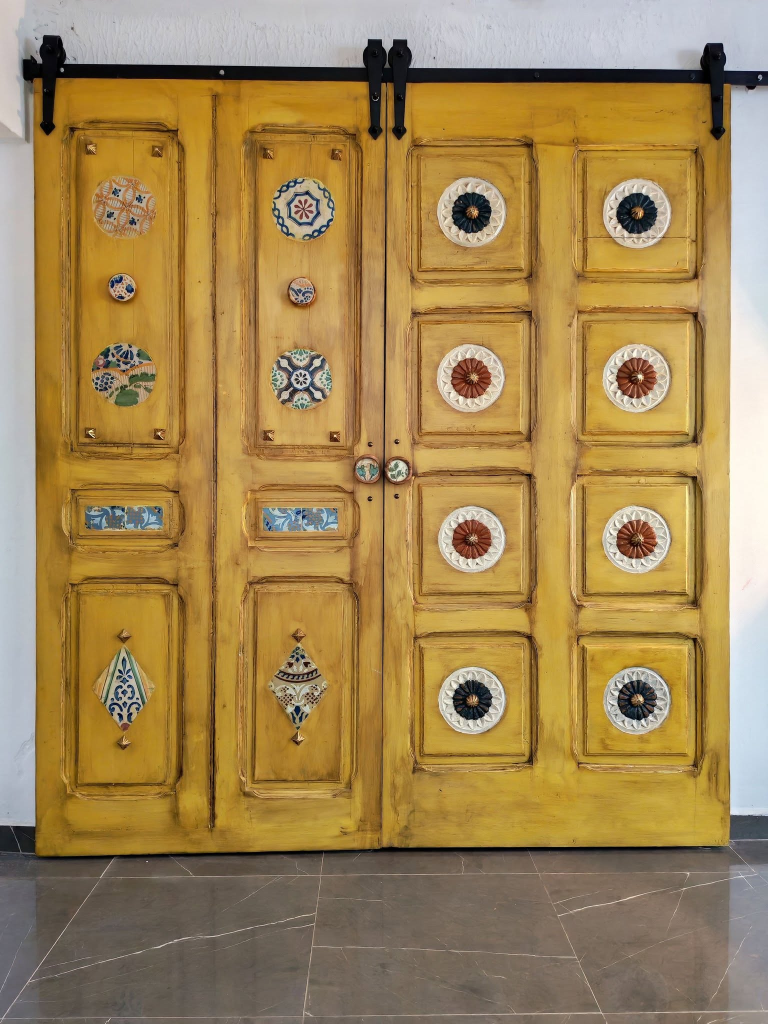
#> input picture backend/uploads/0baa2a40-54bd-45e3-9ddf-ef574739dfd3.jpg, 1536 x 2048 px, given in place of media_1790522181820.png, which was not available (shown at 1/2 size)
$ python create_premium_knobs.py
#> lines starting #> are read from the running program, lines starting #| are printed output that depends on the picture; pictures that were not available may be replaced by others from this repository, and a replacement may not be noted
from PIL import Image
import os

# Let's crop the beautiful knobs from the high-res sources:
# 1. Striped knob from media_1790522181820.png (Right panel, left knob)
# Let's upscale and enhance it with a clean round mask and natural wooden frame:
img_src = Image.open(r"C:\Users\AHMED BOUTABA\.gemini\antigravity\brain\d51e4cb6-e01e-4d97-a965-a46d8c867570\.user_uploaded\media_1790522181820.png")
#> img_src is the input picture: PIL image 1536x2048 RGB; mean R, G, B 162.2, 134.5, 85.3
# Right panel:
# Let's crop the blue striped knob with precise center:
# Knob center in 618x202 is around (485, 106) with radius ~32
from PIL import ImageEnhance, ImageFilter

crop1 = img_src.crop((453, 73, 521, 141)) # 68x68
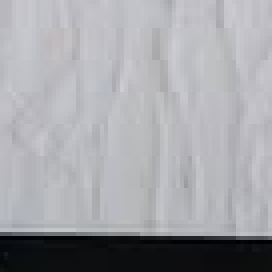
#> crop1: PIL image 68x68 RGB (shown 4 times larger); mean R, G, B 162.9, 163.4, 167.7
crop1 = crop1.resize((256, 256), Image.Resampling.LANCZOS)
#> crop1: PIL image 256x256 RGB
# sharpen slightly
crop1 = crop1.filter(ImageFilter.UnsharpMask(radius=2, percent=150, threshold=3))

from PIL import ImageDraw
mask = Image.new('L', (256, 256), 0)
#> mask: PIL image 256x256 L; every value is 0
d = ImageDraw.Draw(mask)
d.ellipse((6, 6, 250, 250), fill=255)
res1 = Image.new('RGBA', (256, 256), (0, 0, 0, 0))
#> res1: PIL image 256x256 RGBA; every value is 0
res1.paste(crop1, (0, 0), mask)
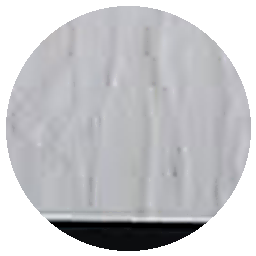
#> res1: PIL image 256x256 RGBA; mean R, G, B, A 125.1, 125.4, 128.5, 183.3; transparent parts drawn white
res1.save(r"public\poignees\knob_striped_premium.png")

# 2. Green eye knob from Left panel (left knob):
# Center is around (43, 103) with radius ~32
crop2 = img_src.crop((11, 71, 79, 139))
crop2 = crop2.resize((256, 256), Image.Resampling.LANCZOS)
#> crop2: PIL image 256x256 RGB
crop2 = crop2.filter(ImageFilter.UnsharpMask(radius=2, percent=150, threshold=3))
res2 = Image.new('RGBA', (256, 256), (0, 0, 0, 0))
res2.paste(crop2, (0, 0), mask)
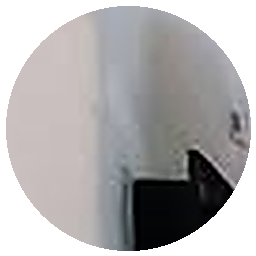
#> res2: PIL image 256x256 RGBA; mean R, G, B, A 104.5, 102.6, 103.1, 183.3; transparent parts drawn white
res2.save(r"public\poignees\knob_green_eye_premium.png")

# 3. Mosaic knob from kitchen complete (high res!):
im_cuisine = Image.open(r"public\poignees\ceramique_in_situ_cuisine_complete.jpg")
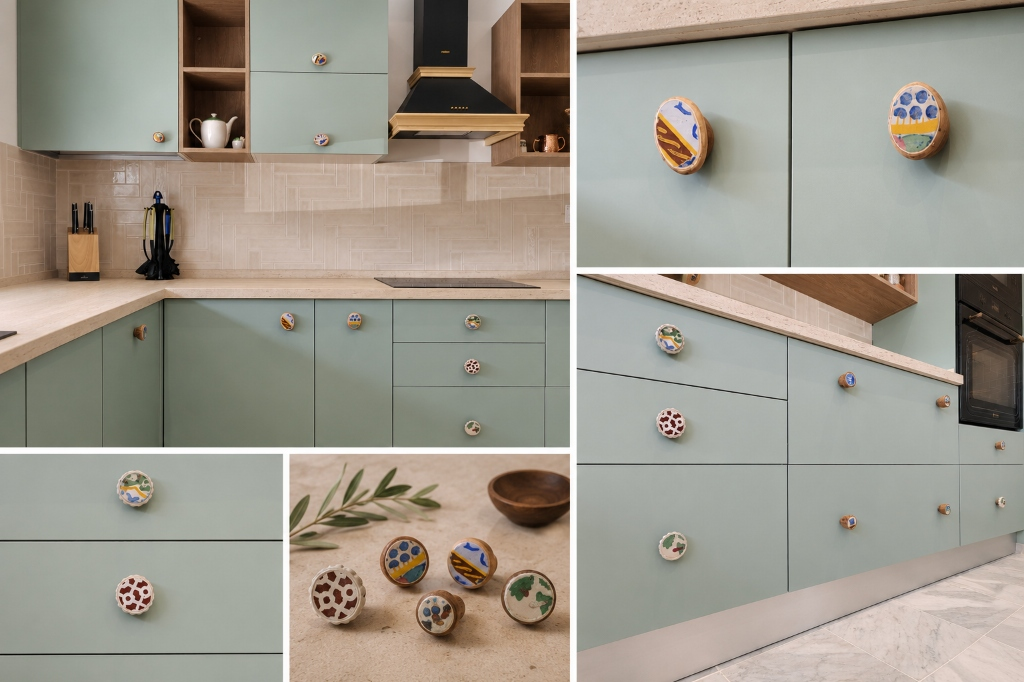
#> input picture backend/uploads/ceramique_in_situ_cuisine_complete.jpg, 1024 x 682 px, found by its file name
#> im_cuisine is the input picture: PIL image 1024x682 RGB; mean R, G, B 157.8, 152, 140.3
# Top drawer knob in cuisine complete is at (669, 340) in 1024x682!
# Let's crop radius 24 -> 48x48
crop3 = im_cuisine.crop((648, 319, 690, 361))
crop3 = crop3.resize((256, 256), Image.Resampling.LANCZOS)
#> crop3: PIL image 256x256 RGB
crop3 = crop3.filter(ImageFilter.UnsharpMask(radius=2, percent=150, threshold=3))
res3 = Image.new('RGBA', (256, 256), (0, 0, 0, 0))
res3.paste(crop3, (0, 0), mask)
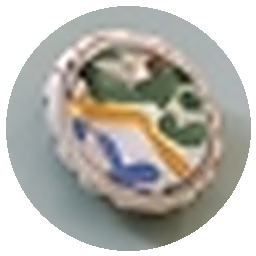
#> res3: PIL image 256x256 RGBA; mean R, G, B, A 111.1, 109, 101.8, 183.3; transparent parts drawn white
res3.save(r"public\poignees\knob_mosaic_premium.png")

# 4. From placad bois (blue grid & burgundy floral, 768x1024):
im_placard = Image.open(r"public\poignees\ceramique_in_situ_placard_bois.jpg")
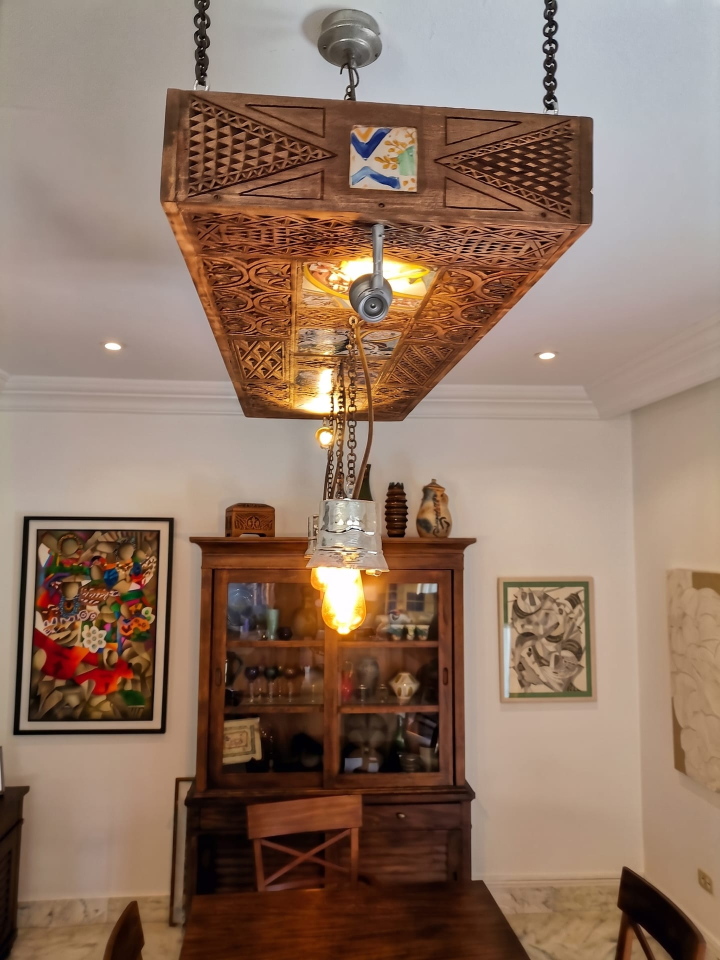
#> input picture backend/uploads/1788094443653-Gemini_Generated_Image_gdxel7gdxel7gdxe.jpg, 1440 x 1920 px, given in place of ceramique_in_situ_placard_bois.jpg, which was not available (shown at 1/2 size)
#> im_placard is the input picture: PIL image 1440x1920 RGB; mean R, G, B 144.2, 118.1, 101.3
# Left knob center is around x=304, y=536, radius ~115!
crop4 = im_placard.crop((189, 421, 419, 651))
crop4 = crop4.resize((256, 256), Image.Resampling.LANCZOS)
#> crop4: PIL image 256x256 RGB
res4 = Image.new('RGBA', (256, 256), (0, 0, 0, 0))
res4.paste(crop4, (0, 0), mask)
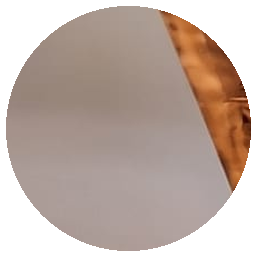
#> res4: PIL image 256x256 RGBA; mean R, G, B, A 119.5, 102.2, 93.3, 183.3; transparent parts drawn white
res4.save(r"public\poignees\knob_placard_grid_premium.png")

print("Premium knobs generated!")
